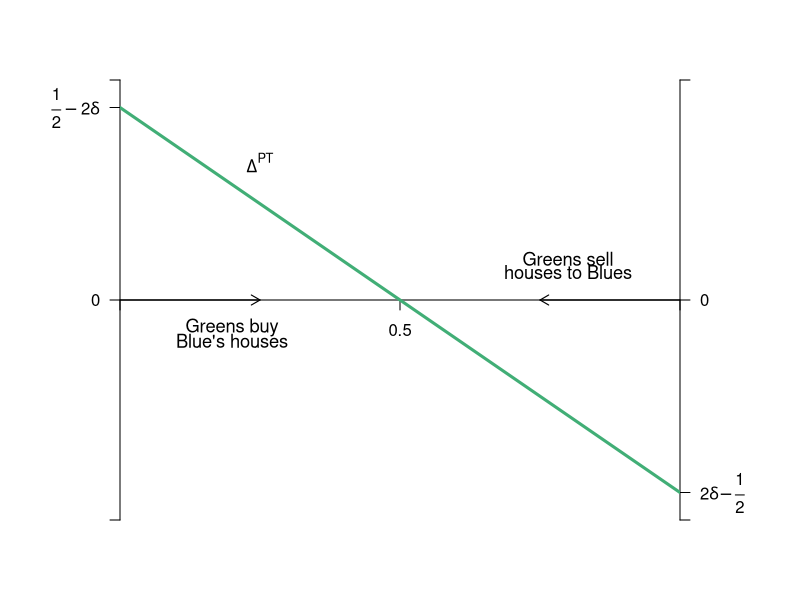

Recreate this plot in R.
#Graph Designer: Simon Halliday + Scott Cohn
#Authors: Bowles and Halliday
#Title: Coordination, Conflict and Competition: A Text in Microeconomics

library(shape)
pdf(file = "public_mechanism/after_tax_benefit.pdf", width = 7, height = 9)

#Set parameters for graphics
axislabelsize <- 1.5
labelsize <- 1.1
graphlinewidth <- 3
segmentlinewidth <- 2

COL <- c("#7fc97f", "#beaed4", "#fdc086", "#ffff99", "#386cb0", "#f0027f", "#bf5b17", "#666666")
COLA <- c("#e0f3db", "#99d8c9","#66c2a4","#41ae76", "#238b45", "#005824")
COLB <- c("#4eb3d3", "#2b8cbe", "#0868ac","#084081")

#Edited the margins to cater for the larger LHS labels
par(mar =  c(4, 6, 4, 6))

# Post Tax Benefit

delta_PT <- function(delta = -0.1, f){
  f*(4*delta - 1) + 1/2 - 2*delta
}


#Add limits on axes and levels of utility for each function 
ylims <- c(-0.8, 0.8)
xlims <- c(0, 1)

npts <- 501 
x <- seq(xlims[1], xlims[2], length.out = npts)
y <- seq(ylims[1], ylims[2], length.out = npts) 

plot(0, 0, xlim = xlims, ylim = ylims, type = "n",
     xlab = expression(paste("")),
     ylab = expression(paste("")), 
     xaxt = "n", 
     yaxt = "n", 
     cex.lab = axislabelsize, 
     bty = "n", 
     xaxs="i", 
     yaxs="i"
)

#x and y limits with plain axes without ticks/numbers to match previous graph; y axes on both sides

ticksy <- c(ylims[1], 0, delta_PT(delta = -0.1, f = 0), ylims[2])
ylabels <- c(NA, 0, expression(paste(frac(1,2) - 2, delta)), NA)
ticksx <- c(xlims[1], 0.5, xlims[2])
xlabels <- c(NA, expression(paste(0.5)), NA)
ticksy2 <- c(ylims[1], delta_PT(delta = -0.1, f = 1), 0, ylims[2])
#ylabels2 <- c(NA,expression( paste(4, delta, - bgroup("(", 2 *  delta + frac(1, 2), ")" ))), 0, NA)
ylabels2 <- c(NA,expression( paste(2, delta, -  frac(1, 2))), 0, NA)

axis(1, at = ticksx, pos = 0, labels = xlabels)
axis(2, at = ticksy, pos = 0, labels = ylabels, las = 1)
axis(4, at = ticksy2, pos = 1, labels = ylabels2, las = 1)

npts <- 503 
xx1 <- seq(xlims[1], xlims[2], length.out = npts)


#Axis labels 
# text(0.5, -.9, expression(paste("x")), xpd = TRUE, cex = axislabelsize, srt = 0) 
# text(xlims[1] - 0.1, 0, expression(paste("y")), xpd = TRUE, cex = axislabelsize, srt = 90) 

# Private Return
lines(xx1, delta_PT(f = xx1), col = COLA[4], lwd = graphlinewidth)

# Text Labels
text(0.2, - 0.1, expression(paste("Greens buy")), cex = labelsize)
text(0.2, - 0.15, expression(paste("Blue's houses")), cex = labelsize)

text(0.8, 0.15, expression(paste("Greens sell")), cex = labelsize)
text(0.8, 0.1, expression(paste("houses to Blues")), cex = labelsize)

text(0.25, 0.5, expression(paste(Delta^"PT")), cex = labelsize)

#Axis arrow
arrows(0, 0, 0.25, 0, code = 2, length = 0.1, lwd = 0.75*axislabelsize, lty = 1)
arrows(0.75, 0, 1, 0, code = 1, length = 0.1, lwd = 0.75*axislabelsize, lty = 1)
dev.off()
